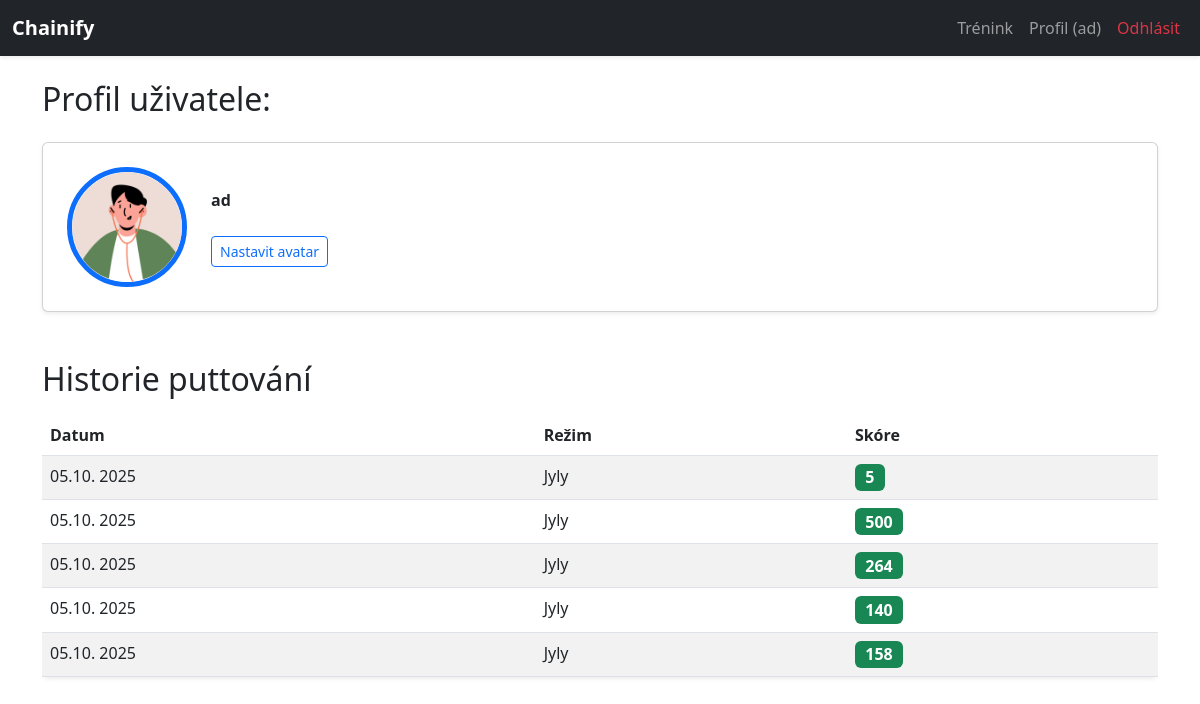
The app's page /profile (signed in) with its own data.
### models.py (models this page shows)
class User(db.Model, UserMixin):
    id = db.Column(db.Integer, primary_key=True)
    username = db.Column(db.String(150), unique=True, nullable=False)
    password = db.Column(db.String(150), nullable=False)
    putt_sessions = db.relationship('PuttSession', backref='user')
    drive_sessions = db.relationship('DriveSession', backref='user')
    profile_image_url = db.Column(db.String(255), nullable=True)

class PuttSession(db.Model):
    id = db.Column(db.Integer, primary_key=True)
    date = db.Column(db.DateTime, nullable=False)
    score = db.Column(db.Integer, nullable=False)
    mode = db.Column(db.String(50), nullable=False)
    user_id = db.Column(db.Integer, db.ForeignKey('user.id'))

### app.py (the view)
@app.route('/profile')
@login_required
def profile():
    putt_sessions = PuttSession.query.filter_by(user_id=current_user.id).order_by(desc(PuttSession.date)).all()
    return render_template('profile.html', putt_sessions=putt_sessions)

### app.py (called while the page is built)
@login_manager.user_loader
def load_user(user_id):
    return User.query.get(int(user_id))

### templates/profile.html
{% extends "base.html" %}
{% block content %}
<div class="row">
    <div class="col-md-12">
        <h2 class="mb-4">
            Profil uživatele:
        </h2>
        <div class="card shadow-sm mb-5 p-4 d-flex flex-row align-items-center">
            <div class="me-4">
                {% set default_url = url_for('static', filename='images/avatar/male/12.png') %}
                {% set avatar_url = current_user.profile_image_url or default_url %}
                <img src="{{ avatar_url }}"
                    alt="Avatar uživatele"
                    class="rounded-circle border border-5 border-primary"
                    style="width: 120px; height: 120px; object-fit: cover;">
            </div>
            <div>
                <p class="text fw-bold">{{ current_user.username }}</p>
                <a href="{{ url_for('profile_settings') }}" class="btn btn-sm btn-outline-primary mt-2">
                    Nastavit avatar
                </a>
            </div>
        </div>
        <h2 class="mb-3">Historie puttování</h2>
        {% if putt_sessions %}
            <div class="table-responsive">
                <table class="table table-striped table-hover shadow-sm rounded">
                    <thead class="bg-light">
                        <tr>
                            <th scope="col">Datum</th>
                            <th scope="col">Režim</th>
                            <th scope="col">Skóre</th>
                        </tr>
                    </thead>
                    <tbody>
                        {% for session in putt_sessions %}
                        <tr>
                            <td>{{ session.date.strftime('%d.%m. %Y') }}</td>
                            <td>
                                {% if session.mode == 'jyly' %}
                                    Jyly
                                {% elif session.mode == 'puttovacka' %}
                                    Puttovačka
                                {% elif session.mode == 'random' %}
                                    Náhodné vzdálenosti
                                {% else %}
                                    Neznámý
                                {% endif %}
                            </td>
                            <td><span class="badge bg-success fs-6">{{ session.score }}</span></td>
                        </tr>
                        {% endfor %}
                    </tbody>
                </table>
            </div>
        {% else %}
            <div class="alert alert-info" role="alert">
                Zatím nemáš žádné záznamy o puttování. Běž do sekce Trénink a začni!
            </div>
        {% endif %}
    </div>
</div>
{% endblock %}

### templates/base.html (shortened to what this page needs)
<!DOCTYPE html>
<html lang="en">
<head>
<link href="https://cdn.jsdelivr.net/npm/bootstrap@5.3.0/dist/css/bootstrap.min.css" rel="stylesheet">
</head>
<body>
<nav class="navbar navbar-expand-lg navbar-dark bg-dark shadow-sm">
  <div class="container-fluid">
    <a class="navbar-brand fw-bold" href="{{ url_for('index') }}">Chainify</a>
    <div class="collapse navbar-collapse" id="navbarNav">
      <ul class="navbar-nav">
        {% if current_user.is_authenticated %}
          <li class="nav-item">
            <a class="nav-link" href="{{ url_for('training') }}">Trénink</a>
          </li>
          <li class="nav-item">
            <a class="nav-link" href="{{ url_for('profile') }}">Profil ({{ current_user.username }})</a>
          </li>
          <li class="nav-item">
            <a class="nav-link text-danger" href="{{ url_for('logout') }}">Odhlásit</a>
          </li>
        {% endif %}
      </ul>
    </div>
  </div>
</nav>
<div class="container mt-4">
    {% block content %}{% endblock %}
</div>
</body>
</html>

### records on screen
User: username "ad", profile_image_url (picture)
PuttSession: date "05.10. 2025", mode "Jyly", score "5"
PuttSession: date "05.10. 2025", mode "Jyly", score "500"
PuttSession: date "05.10. 2025", mode "Jyly", score "264"
PuttSession: date "05.10. 2025", mode "Jyly", score "140"
PuttSession: date "05.10. 2025", mode "Jyly", score "158"
